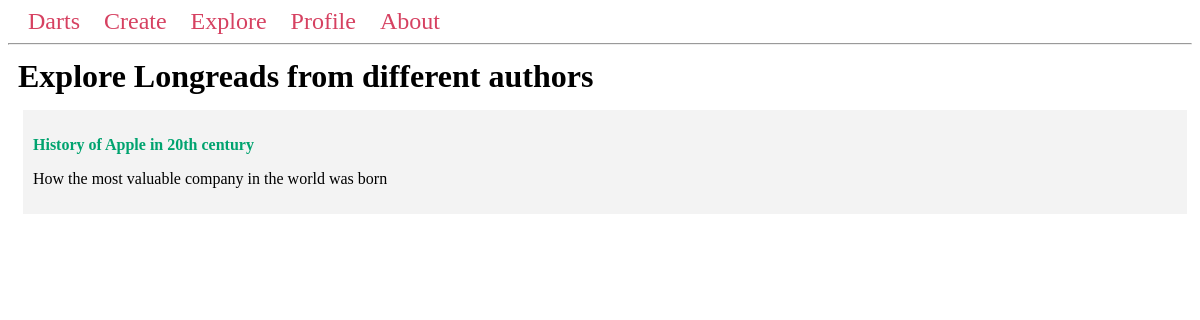
/explore/, run on the app's committed database.
### app.py (models this page shows, shortened)
class LongRead(db.Model):
    __tablename__ = 'LongRead'
    id = db.Column(db.Integer, primary_key=True)
    world_id = db.Column(db.Integer, db.ForeignKey('World.id'), nullable=False)
    name = db.Column(db.String(100), nullable=False)
    description = db.Column(db.String(1000), nullable=False)
    img_link = db.Column(db.String(200), nullable=True)
    map_link = db.Column(db.String(200), nullable=True)
    time_line_link = db.Column(db.String(200), nullable=True)
    chapters = db.relationship('Chapter', backref='longread', lazy=True)
    blockcontents = db.relationship('BlockContent', backref='longread', lazy=True)

### app.py (the view)
@app.route('/explore/')
def longread_index():
    longreads = LongRead.query.all()
    return render_template('longread_index.html', longreads=longreads)

### templates/longread_index.html
{% extends 'base.html' %}
{% block content %}
    <h1 class="title">{% block title %} Explore Longreads from different authors {% endblock %}</h1>
    <div class="content">
        {% for longread in longreads %}
            <div class="longread">
                <b>
                    <p class="name">
                        <a href="{{ url_for('longread', longread_id=longread.id)}}">
                            {{ longread.name }}
                        </a>
                    </p>
                </b>
                <p>{{ longread.description }}</p>
            </div>
        {% endfor %}
    </div>
{% endblock %}

### templates/base.html (style rules this page uses)
.title { margin: 5px; }
.content { margin: 5px; width: 100%; display: flex; flex-direction: row; flex-wrap: wrap; }
.longread { flex: 20%; padding: 10px; margin: 5px; background-color: #f3f3f3; inline-size: 90%; }
.name a { color: #00a36f; text-decoration: none; }

### data on the page
LongRead: name "History of Apple in 20th century", description "How the most valuable company in the world was born"
